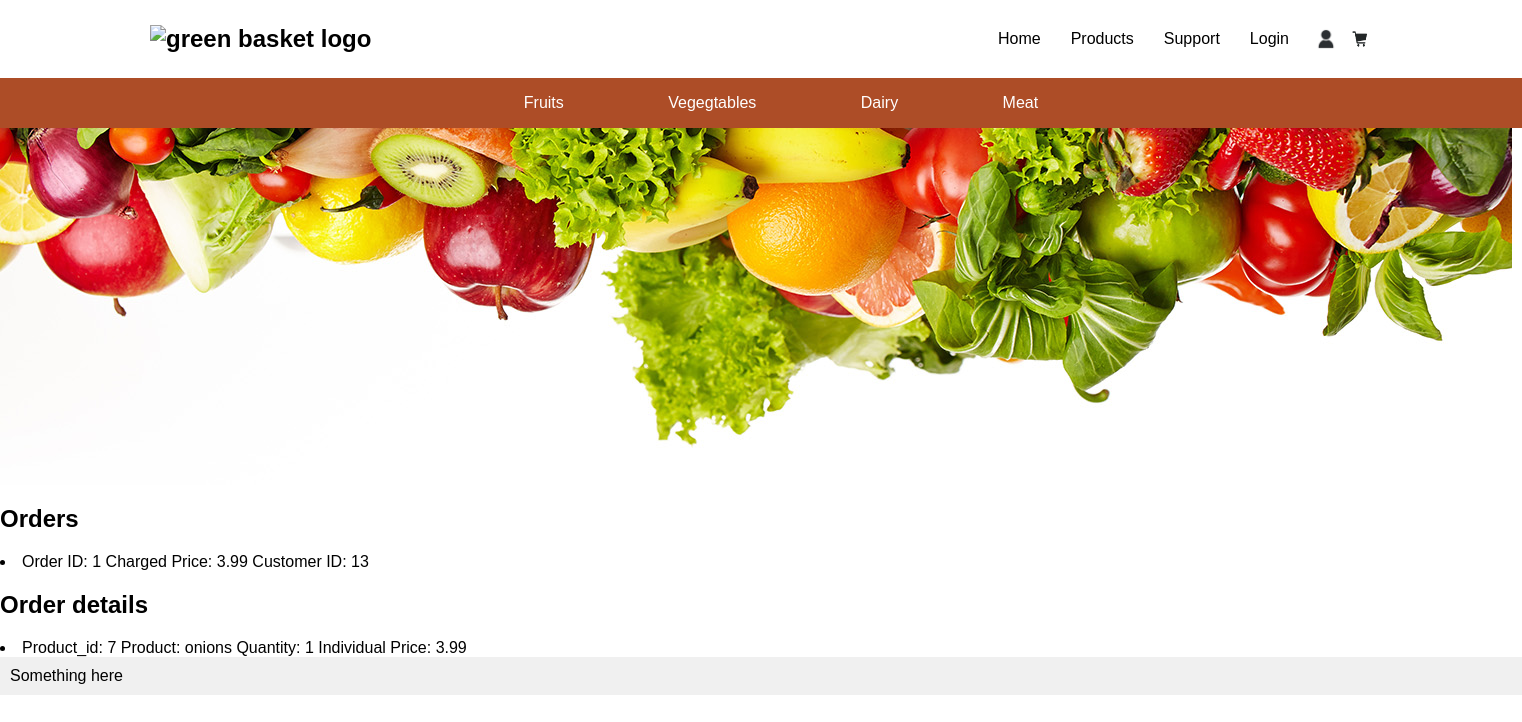
/orders/1, run on an earlier commit of the app's database.
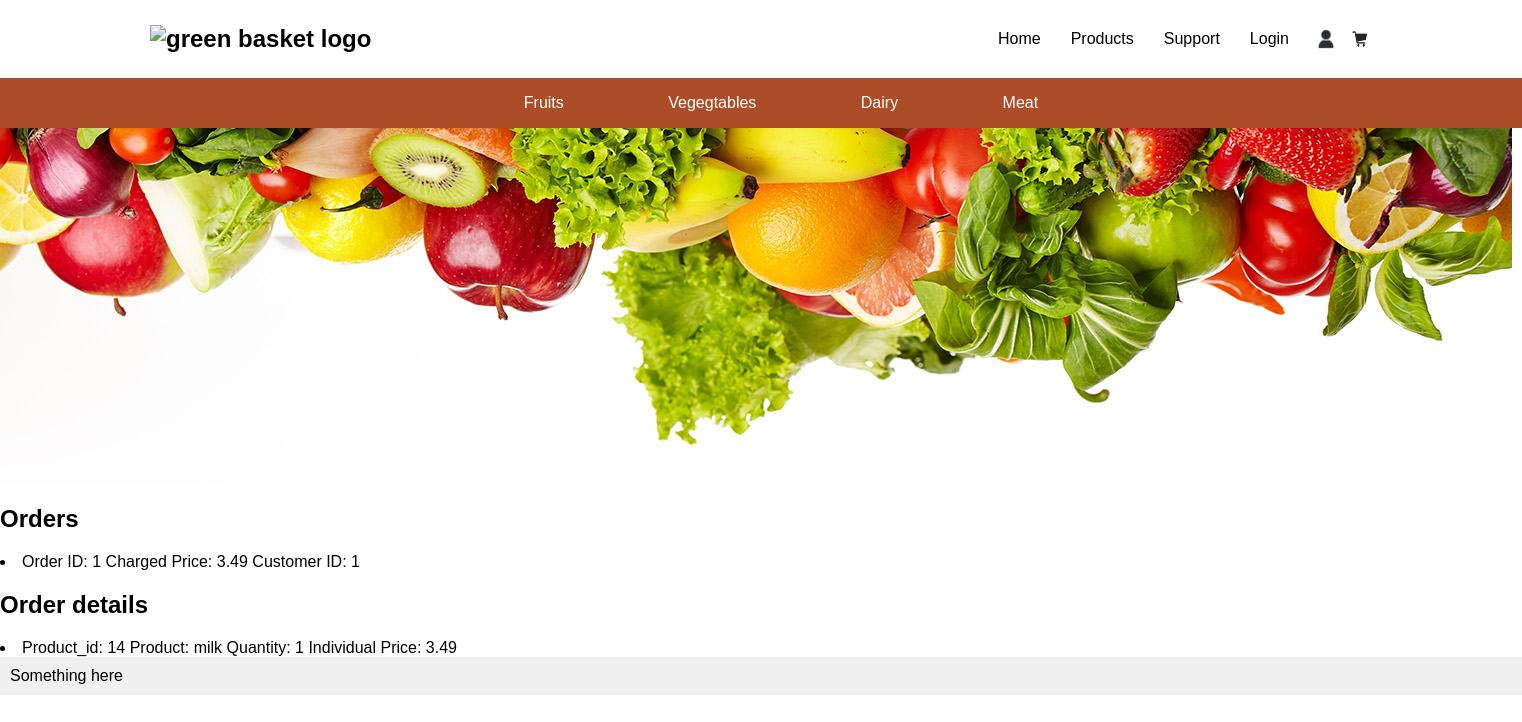
And on a later commit of the database.
### models.py (models this page shows, shortened)
class Order(db.Model):
    id = mapped_column(Integer, primary_key=True)
    user_id = mapped_column(Integer, ForeignKey(User.id), nullable=False)
    user = relationship("User", back_populates="orders")
    total = mapped_column(Numeric, nullable=False, default=0)
    item = relationship("ProductOrder", back_populates="order", cascade="all, delete-orphan")
    created = mapped_column(DateTime(timezone=True), default=datetime.now().replace(microsecond=0))
    processed = mapped_column(DateTime(timezone=True), nullable=True)
    strategy = mapped_column(String(20))  # Add a column to store the strategy used

class ProductOrder(db.Model):
    id = mapped_column(Integer, primary_key=True)
    order_id = mapped_column(Integer, ForeignKey("order.id"), nullable=False)
    product_id = mapped_column(Integer, ForeignKey("product.id"), nullable=False)
    order = relationship("Order", back_populates="item")
    product = relationship("Product", back_populates="orders")
    quantity = mapped_column(Integer, nullable=False, default=0)

class Product(db.Model):
    id = mapped_column(Integer, primary_key=True)
    name = mapped_column(String(30), nullable=False, unique=True)
    price = mapped_column(Integer, nullable=True)
    available = mapped_column(Integer, nullable=True)
    description = mapped_column(String(500), nullable=True)
    created = mapped_column(DateTime, nullable=False, default=datetime.now().replace(microsecond=0))
    category_id = mapped_column(Integer, ForeignKey('category.id'), nullable=True)
    category = relationship('Category', back_populates="cat")
    photo = mapped_column(String(10), nullable=False, default='item.jpg')
    orders = relationship("ProductOrder", back_populates="product", cascade="all, delete-orphan")

### routes/orders.py (the view)
@orders_bp.route('/<int:order_id>')
def order_detail(order_id):
    order = Order.query.get_or_404(order_id)
    return render_template('pages/order_detail.html', order=order)

### templates/pages/order_detail.html
{% extends "base.html" %}
{% block content %}
<h2>Orders</h2>
<li>
    <span>Order ID: {{ order.id }}</span>
    <span>Charged Price: {{ order.total|round(2) }}</span>
    <span>Customer ID: {{ order.user_id }}</span>
</li>
<h2>Order details</h2>
{% for order in order.item %}
<li>
    <span>Product_id: {{ order.product_id }}</span>
    <span>Product: {{ order.product.name }}</span>
    <span>Quantity: {{ order.quantity }}</span>
    <span>Individual Price: {{ order.product.price|round(2) }}</span>
</li>
{% endfor %}
{% endblock %}

### templates/base.html (shortened to what this page needs)
<!DOCTYPE html>
<html lang="en">
<head>
    <link rel="stylesheet" href="{{ url_for('static', filename='./css/style.css') }}">
</head>
<body>
    <header>
        <div class="logo">
            <img src="GreenBasket_Logo.svg" alt="green basket logo">
        </div>
        <nav>
            <a href="{{ url_for('home') }}">Home</a>
            <a href="{{ url_for('products.products') }}">Products</a>
            <a href="{{ url_for('help') }}">Support</a>
            {% if not current_user.is_authenticated %}
            <a href="{{ url_for('auth.login') }}">Login</a>
            {% elif current_user.is_authenticated and not current_user.is_admin %}
            <a href="{{ url_for('users.profile') }}">Profile</a>
            <a href="{{ url_for('auth.logout') }}">Logout</a>
            {% elif current_user.is_authenticated and current_user.is_admin %}
            <a href="{{ url_for('admin.admin') }}">Dashboard</a>
            <a href="{{ url_for('auth.logout') }}">Logout</a>
            {% endif %}
        </nav>
        <div class="icons">
            <a href="{{ url_for('users.profile')}}">
                <img src="{{ url_for('static', filename='./productpics/user.jpg') }}" alt="User Profile">
              </a>
              <a href="{{ url_for('orders.cart') }}">
                <img src="{{ url_for('static', filename='./productpics/cart.jpg') }}" alt="Shopping Cart Image">
              </a>
        </div>
    </header>
    <div id="productbar">
        <ul>
            <a href="">Fruits</a>
            <a href="">Vegegtables</a>
            <a href="">Dairy</a>
            <a href="">Meat</a>
        </ul>
    </div>
    <div class="banner">
        <img src="/static/flippedbanner.jpg" alt="assortment of fresh fruits and vegetables">
    </div>
    {% block content %}
    {% endblock %}
    <footer>
        Something here
    </footer>
</body>
</html>

### static/css/style.css (style rules this page uses)
* { box-sizing: border-box; }
body, html { margin: 0; padding: 0; font-family: Arial, sans-serif; background-color: #ffffff; }
header { display: flex; justify-content: space-between; align-items: center; padding: 25px 150px; background-color: #ffffff; }
#productbar { display: flex; align-items: center; justify-content: center; background-color: #AD4D27; }
#productbar a { margin: 20px 50px; text-decoration: none; color: white; }
.banner { display:flex; align-items: center; }
.logo { font-size: 24px; font-weight: bold; flex-grow: 1; }
nav { display: flex; justify-content: flex-end; }
nav a { margin: 0 15px; text-decoration: none; color: black; }
.icons { display: flex; align-items: center; justify-content: flex-end; }
.icons a, .icons button { margin-left: 10px; }
.icons img { vertical-align: middle; height: 24px; width: 24px; }
footer { background-color: #f0f0f0; padding: 10px; }

What changed in the data, as far as the page shows it:
changed Order id 1: total "3.99" → "3.49"; user_id "13" → "1"
changed ProductOrder: product_id "7" → "14"; product.name "onions" → "milk"; product.price "3.99" → "3.49"
